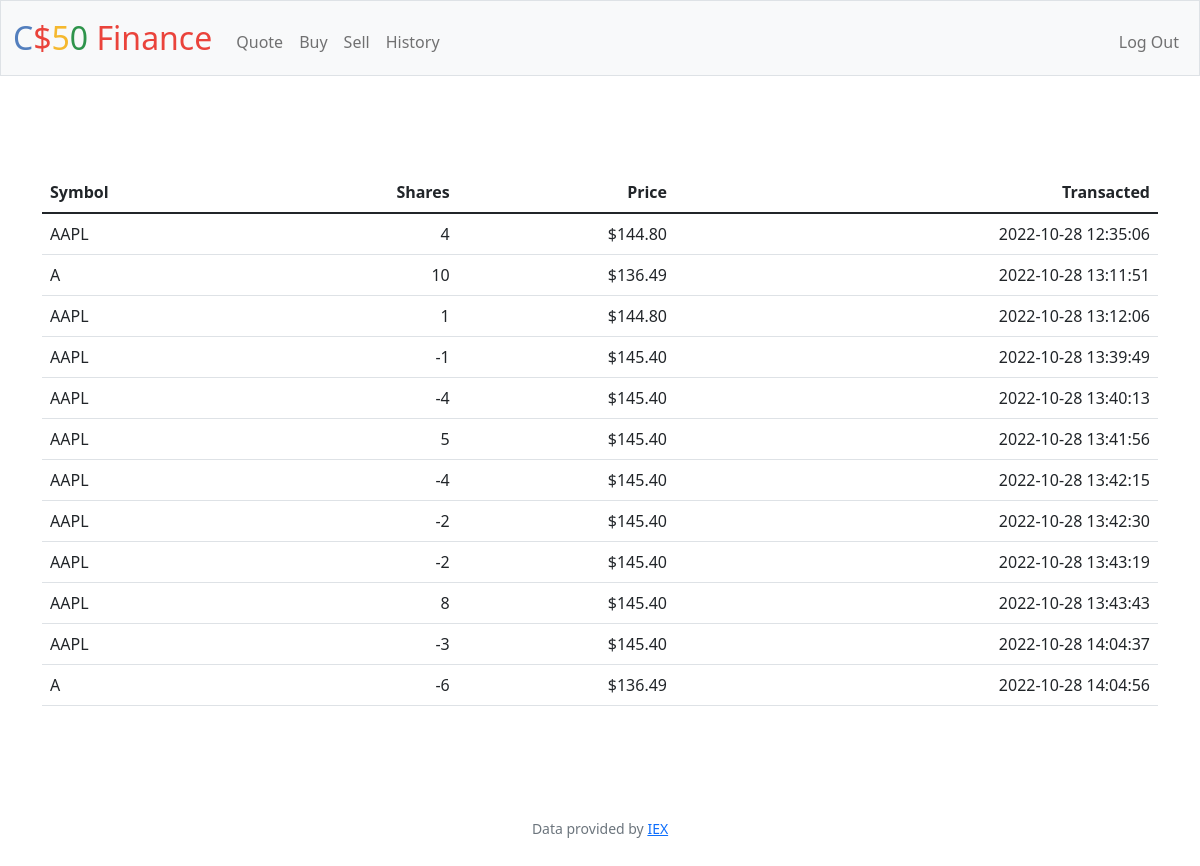
Screenshot of /history (signed in) with the database file from the repository.
### tables this page shows
CREATE TABLE 'transactions' (
    id INTEGER PRIMARY KEY AUTOINCREMENT,
    user_id INTEGER NOT NULL,
    name TEXT NOT NULL,'shares' INTEGER NOT NULL,
    price NUMERIC NOT NULL,
    type TEXT NOT NULL,
    symbol TEXT NOT NULL,
    time TIMESTAMP DEFAULT CURRENT_TIMESTAMP,
    FOREIGN KEY(user_id) REFERENCES users(id)
);

### app.py (the view)
@app.route("/history")
@login_required
def history():
    user_id = session["user_id"]
    transactions = db.execute("SELECT type, symbol, price, shares, time FROM transactions WHERE user_id = ?", user_id)
    return render_template("history.html", transactions=transactions, usd=usd)

### app.py (called while the page is built)
@app.after_request
def after_request(response):
    response.headers["Cache-Control"] = "no-cache, no-store, must-revalidate"
    response.headers["Expires"] = 0
    response.headers["Pragma"] = "no-cache"
    return response

### helpers.py (called while the page is built)
def login_required(f):
    @wraps(f)
    def decorated_function(*args, **kwargs):
        if session.get("user_id") is None:
            return redirect("/login")
        return f(*args, **kwargs)
    return decorated_function

def usd(value):
    return f"${value:,.2f}"

### templates/history.html (shortened to what this page needs)
{% extends "layout.html" %}
{% block main %}
<main class="container py-5 text-center">
        <table class="table">
            <thead>
                <tr>
                    <th class="text-start">Symbol</th>
                    <th class="text-end">Shares</th>
                    <th class="text-end">Price</th>
                    <th class="text-end">Transacted</th>
                </tr>
            </thead>
            <tbody>
                {% for t in transactions %}
                <tr>
                    <td class="text-start">{{ t["symbol"] }}</td>
                    <td class="text-end">{{ t["shares"] }}</td>
                    <td class="text-end">{{ usd(t["price"]) }}</td>
                    <td class="text-end">{{ t["time"] }}</td>
                </tr>
                {% endfor %}
            </tbody>
        </table>
    </main>
{% endblock %}

### templates/layout.html (shortened to what this page needs)
<!DOCTYPE html>
<html lang="en">
    <head>
        <link href="https://cdn.jsdelivr.net/npm/bootstrap@5.1.3/dist/css/bootstrap.min.css" rel="stylesheet">
        <link href="/static/styles.css" rel="stylesheet">
    </head>
    <body>
        <nav class="bg-light border navbar navbar-expand-md navbar-light">
            <div class="container-fluid">
                <a class="navbar-brand" href="/"><span class="blue">C</span><span class="red">$</span><span class="yellow">5</span><span class="green">0</span> <span class="red">Finance</span></a>
                <div class="collapse navbar-collapse" id="navbar">
                    {% if session["user_id"] %}
                        <ul class="navbar-nav me-auto mt-2">
                            <li class="nav-item"><a class="nav-link" href="/quote">Quote</a></li>
                            <li class="nav-item"><a class="nav-link" href="/buy">Buy</a></li>
                            <li class="nav-item"><a class="nav-link" href="/sell">Sell</a></li>
                            <li class="nav-item"><a class="nav-link" href="/history">History</a></li>
                        </ul>
                        <ul class="navbar-nav ms-auto mt-2">
                            <li class="nav-item"><a class="nav-link" href="/logout">Log Out</a></li>
                        </ul>
                    {% else %}
                        <ul class="navbar-nav ms-auto mt-2">
                            <li class="nav-item"><a class="nav-link" href="/register">Register</a></li>
                            <li class="nav-item"><a class="nav-link" href="/login">Log In</a></li>
                        </ul>
                    {% endif %}
                </div>
            </div>
        </nav>
        <main class="container-fluid py-5 text-center">
            {% block main %}{% endblock %}
        </main>
        <footer class="mb-5 small text-center text-muted">
            Data provided by <a href="https://iexcloud.io/">IEX</a>
        </footer>
    </body>
</html>

### static/styles.css (style rules this page uses)
nav .navbar-brand { font-size: xx-large; }
nav .navbar-brand .blue { color: #537fbe; }
nav .navbar-brand .red { color: #ea433b; }
nav .navbar-brand .yellow { color: #f5b82e; }
nav .navbar-brand .green { color: #2e944b; }

### rows the page displays
transactions: symbol "AAPL", shares "4", price "$144.80", time "2022-10-28 12:35:06"
transactions: symbol "A", shares "10", price "$136.49", time "2022-10-28 13:11:51"
transactions: symbol "AAPL", shares "1", price "$144.80", time "2022-10-28 13:12:06"
transactions: symbol "AAPL", shares "-1", price "$145.40", time "2022-10-28 13:39:49"
transactions: symbol "AAPL", shares "-4", price "$145.40", time "2022-10-28 13:40:13"
transactions: symbol "AAPL", shares "5", price "$145.40", time "2022-10-28 13:41:56"
transactions: symbol "AAPL", shares "-4", price "$145.40", time "2022-10-28 13:42:15"
transactions: symbol "AAPL", shares "-2", price "$145.40", time "2022-10-28 13:42:30"
transactions: symbol "AAPL", shares "-2", price "$145.40", time "2022-10-28 13:43:19"
transactions: symbol "AAPL", shares "8", price "$145.40", time "2022-10-28 13:43:43"
transactions: symbol "AAPL", shares "-3", price "$145.40", time "2022-10-28 14:04:37"
transactions: symbol "A", shares "-6", price "$136.49", time "2022-10-28 14:04:56"
